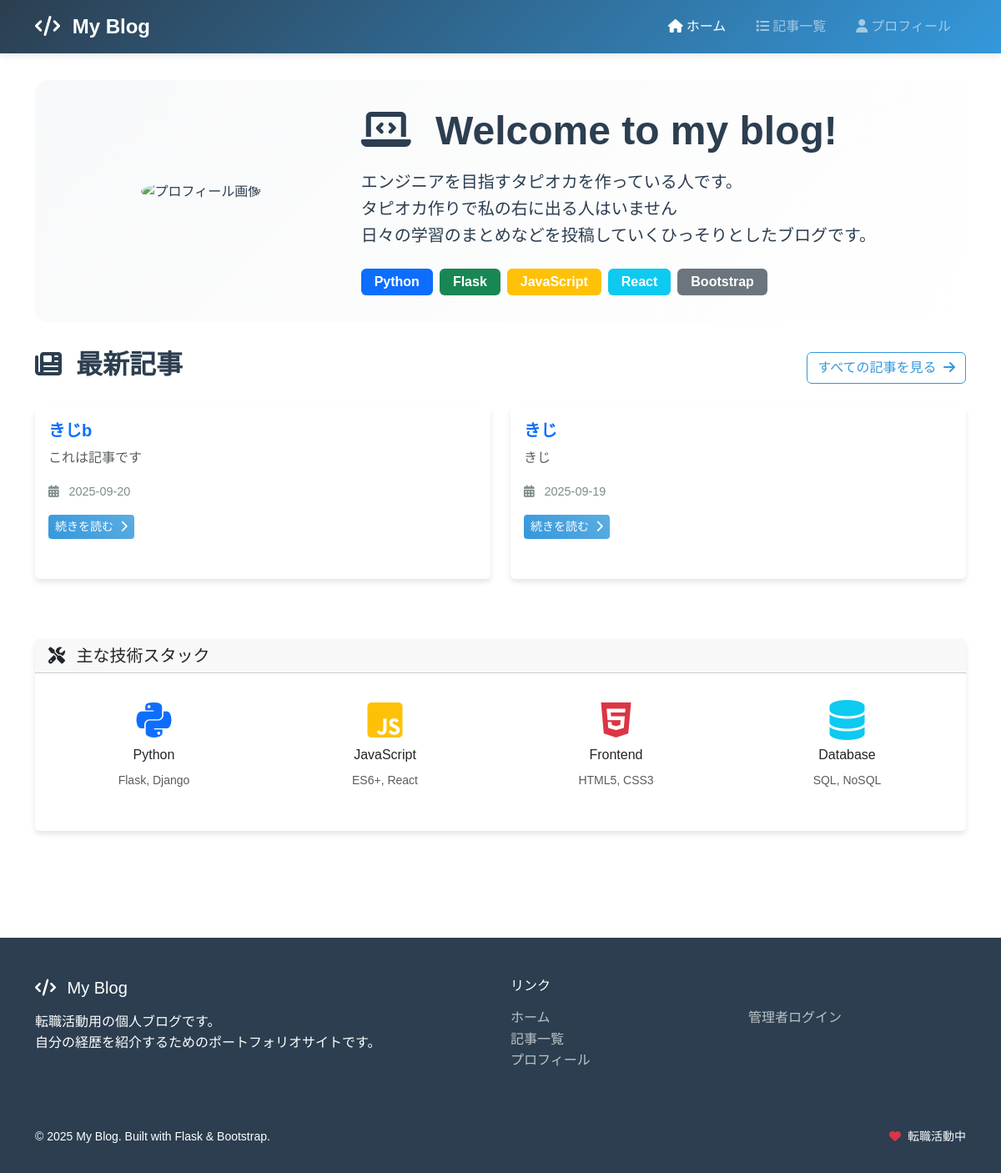
Page /home on the earlier database version.
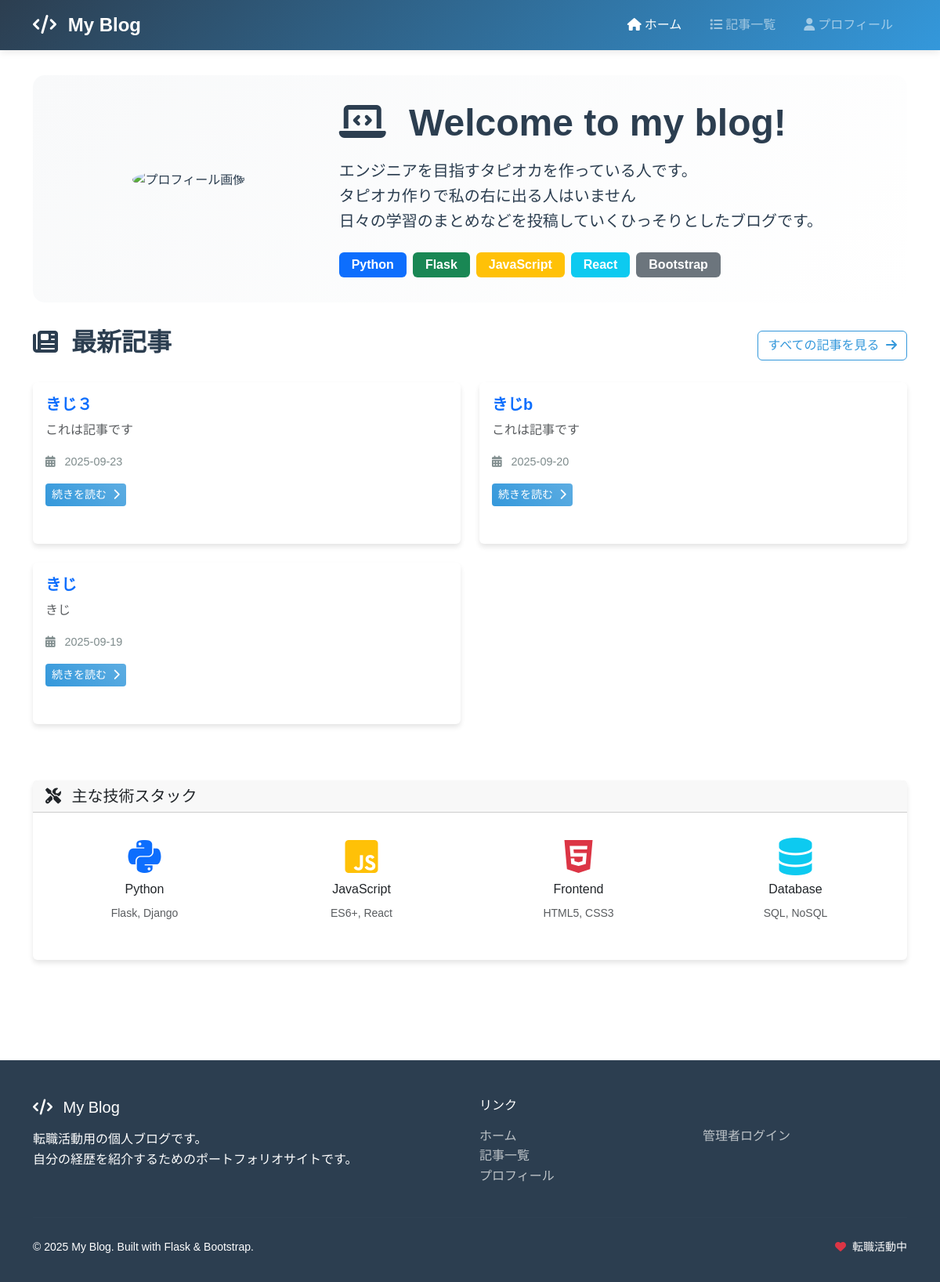
Same page on the later database version.
### app.py (models this page shows, shortened)
class Post(db.Model):
    __tablename__ = 'posts'
    id = db.Column(db.Integer, primary_key=True)
    title = db.Column(db.String(200), nullable=False)
    content = db.Column(db.Text, nullable=False)
    created_at = db.Column(db.DateTime, default=datetime.utcnow)
    updated_at = db.Column(db.DateTime, default=datetime.utcnow, onupdate=datetime.utcnow)
    is_published = db.Column(db.Boolean, default=False)
    def get_summary(self, length=150):
        return self.content[:length] + '...' if len(self.content) > length else self.content

### app.py (the view)
@app.route('/home')
def home():
    recent_posts = Post.query.filter_by(is_published=True) \
        .order_by(Post.created_at.desc()) \
        .limit(5) \
        .all()
    posts_with_summary = []
    for post in recent_posts:
        posts_with_summary.append({
            'id': post.id,
            'title': post.title,
            'content': post.content,
            'summary': post.get_summary(),
            'created_at': post.created_at.strftime('%Y-%m-%d %H:%M:%S')
        })
    return render_template('frontend/home.html', posts=posts_with_summary)

### templates/frontend/home.html (shortened to what the changed rows need)
{% extends "frontend/base.html" %}
{% block content %}
<div class="profile-section text-center">
    <div class="row align-items-center">
        <div class="col-md-8 text-md-start">
            <h1 class="display-5 fw-bold mb-3">
                <i class="fas fa-laptop-code me-3"></i>
                Welcome to my blog!
            </h1>
        </div>
    </div>
</div>
<div class="row">
    <div class="col-12">
        <div class="d-flex justify-content-between align-items-center mb-4">
            <h2 class="fw-bold">
                <i class="fas fa-newspaper me-2"></i>
                最新記事
            </h2>
        </div>
    </div>
</div>
{% if posts %}
<div class="row">
    {% for post in posts %}
    <div class="col-lg-6 mb-4">
        <div class="card h-100">
            <div class="card-body">
                <h5 class="card-title">
                    <a href="{{ url_for('post_detail', post_id=post.id) }}"
                       class="text-decoration-none">
                        {{ post.title }}
                    </a>
                </h5>
                <p class="card-text text-muted">{{ post.summary }}</p>
                <div class="post-meta mb-3">
                    <i class="fas fa-calendar-alt me-2"></i>
                    {{ post.created_at[:10] }}
                </div>
                <a href="{{ url_for('post_detail', post_id=post.id) }}"
                   class="btn btn-primary btn-sm">
                    続きを読む
                    <i class="fas fa-chevron-right ms-1"></i>
                </a>
            </div>
        </div>
    </div>
    {% endfor %}
</div>
{% endif %}
{% endblock %}

Differences in the rows shown:
added Post: title "きじ３", summary "これは記事です", created_at "2025-09-23"
